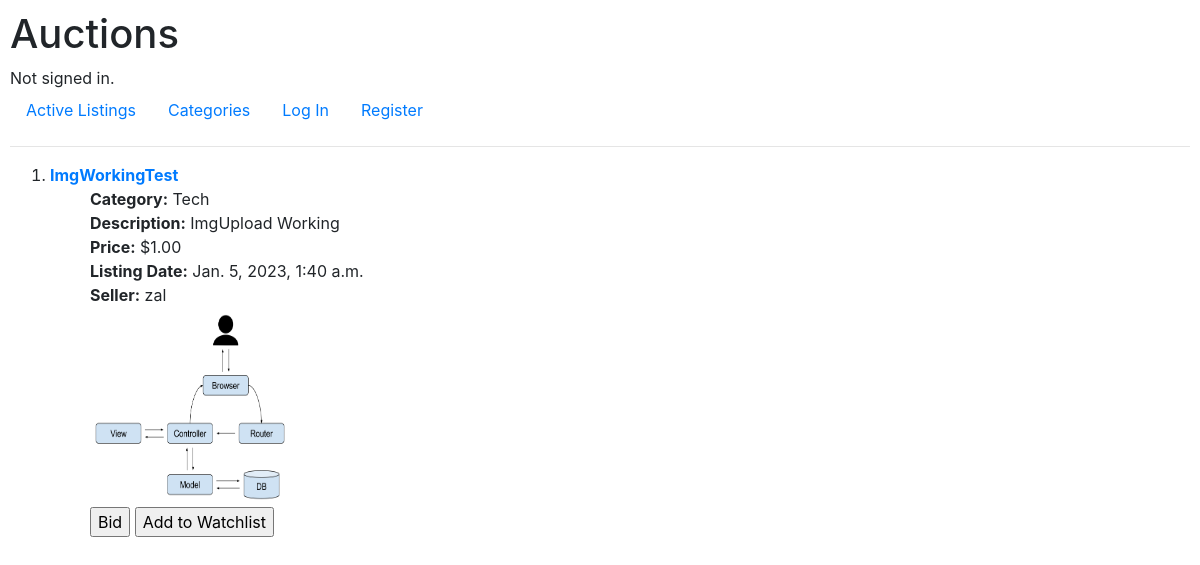
The app's page /subcategories?name=Tech with its own data.
### auctions/models.py (models this page shows, shortened)
class Listings(models.Model):
    item_name = models.CharField(unique=False, max_length=255)
    description = models.TextField()
    category = models.CharField(max_length=255, default="None", unique=False)
    price = models.DecimalField(max_digits = 14, decimal_places=2, null=False, blank=True, default=0)
    date_created = models.DateTimeField(auto_now=True)
    image = models.ImageField(upload_to='images/', blank=True, null=True)
    owner = models.CharField(unique=False, max_length=255)

### auctions/views.py (the view)
# urls.py: path("subcategories", views.subcategories, name="subcategories"),
def subcategories(request):
    temp_list = []
    name = request.GET['name']
    print(name)
    queries = Listings.objects.filter(category=name)
    return render(request, "subcategories.html", {
        "data" : queries
    })

### auctions/templates/subcategories.html
{% extends "layout.html" %}
{% block body %}
{% if data %}
    <div>
        <ol>
            {% for dat in data %}
            <li><b><a href="{% url 'listings' %}">{{ dat.item_name }}</a></b></li>
            <ul>
                <li><strong>Category:</strong> {{ dat.category }}</li>
                <li><strong>Description:</strong> {{ dat.description }} </li>
                <li><strong>Price:</strong> ${{ dat.price }}</li>
                <li><strong>Listing Date:</strong> {{dat.date_created}} </li>
                <li><strong>Seller:</strong> {{ dat.owner }} </li>
                <img src= http://127.0.0.1:8000/media/{{dat.image}} width="200" height="200"/>
                <br>
                <input type="submit" value="Bid" name="Bid"/>
                <input type="submit" value="Add to Watchlist" name="Watchlist"/>
            </ul>
            {% endfor %}
        </ol>
    </div>
{% else %}
    No active listings
{% endif %}
{% endblock %}

### auctions/static/auctions/styles.css (style rules this page uses)
body { padding: 10px; }
ul { list-style-type: none; }

### records on screen
Listings: item_name "ImgWorkingTest", category "Tech", description "ImgUpload Working", price "1.00", date_created "Jan. 5, 2023, 1:40 a.m.", owner "zal", image (picture)
